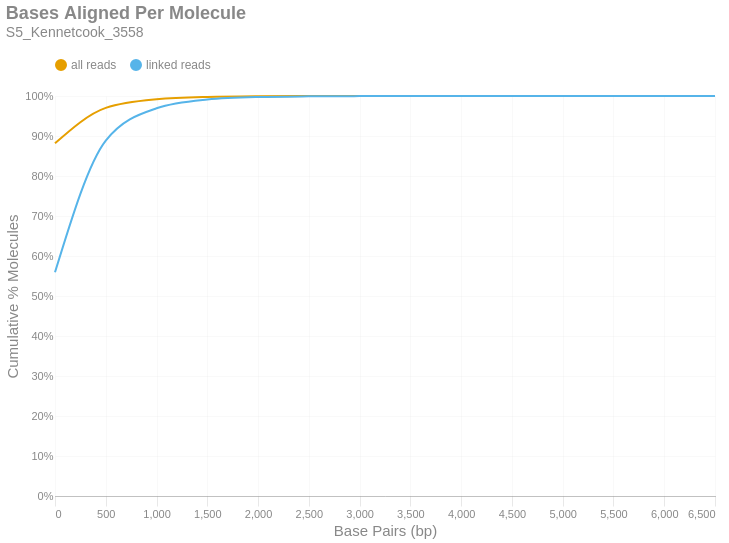

Notebook code for this chart:
### Markdown cell above
### Bases Aligned Per Molecule
This is a cumulative frequency distribution showing the number of base pairs aligned per unique molecule. These data are shown in 500 bp bins. There are two distributions: one with `all reads` (yellow) and another with only `linked reads` (blue). The percent of molecules in the `linked reads` distribution is relative to the total number of linked molecules.

### Code cell
if SKIPLR:
    print_html(f"Skipped")
else:
    binned_df = consolidated_hist(valids['aligned_bp'], mask, 500, True)
    with SafeRender(binned_df):
        (
            density_plot(binned_df, 'Bases Aligned Per Molecule', samplename, 'basesper')
            .encode(
                x=alt.X('bin:Q', title="Base Pairs (bp)").axis(tickMinStep=500).scale(padding=0),
                y=alt.Y('value:Q', title='Cumulative % Molecules')
                    .axis(format='%')
                    .scale(domain = [0,1])
                    .stack(False),
                color=alt.Color("key:N").scale(domain = ["all reads", "linked reads"]),
                tooltip = [
                    alt.Tooltip("key:N", title = "Data Type"),
                    alt.Tooltip("range_label:N", title="Bases Aligned Per Molecule"),
                    alt.Tooltip("value:Q", format = ".2%", title="% Molecules (Cum.)")
                ]
            )
        ).display()

### Figure 1 — Vega-Lite specification as saved in the notebook (floating-point values rounded to 4 significant figures)
{"width": "container", "height": 400, "config": {"title": {"anchor": "start", "dy": -15, "fontSize": 18, "color": "#888888", "subtitleColor": "#888888", "subtitleFontSize": 14}, "arc": {"fill": "#0072B2"}, "axis": {"domainColor": "#888888", "domainWidth": 0.5, "gridWidth": 0.2, "grid": false, "titleFontWeight": 400, "titleFontSize": 15, "labelFontSize": 11, "labelColor": "#888888", "tickColor": "#888888", "tickWidth": 0.2, "titleColor": "#888888"}, "axisBand": {"grid": false}, "axisX": {"grid": true, "tickSize": 10, "domainCap": "round"}, "axisY": {"domain": false, "grid": true, "tickSize": 0, "domainCap": "round"}, "background": "transparent", "header": {"labelFontSize": 15, "labelColor": "#888888", "titleFontSize": 15, "titleFontWeight": 600, "titleColor": "#888888"}, "legend": {"labelFont": "sans-serif", "labelFontSize": 12, "labelColor": "#888888", "symbolSize": 100, "symbolType": "circle", "titleFontSize": 12, "titlePadding": 10, "titleColor": "#888888", "title": null, "orient": "top"}, "range": {"category": ["#E69F00", "#56B4E9", "#009E73", "#F0E442", "#0072B2", "#D55E00", "#CC79A7", "#000000"], "diverging": ["#cfe8f3", "#a2d4ec", "#73bfe2", "#46abdb", "#1696d2", "#12719e"]}, "area": {"fill": "#0072B2", "fillOpacity": 0.7, "line": true, "strokeOpacity": 0.7}, "line": {"color": "#0072B2", "stroke": "#0072B2", "strokeWidth": 2}, "trail": {"color": "#0072B2", "stroke": "#0072B2", "strokeWidth": 0, "size": 1}, "point": {"filled": true, "fillOpacity": 1.0, "size": 95}, "text": {"color": "#888888", "fontSize": 11, "align": "right", "fontWeight": 400, "size": 11}, "bar": {"fill": "#0072B2", "stroke": null}, "view": {"stroke": null, "continuousWidth": 660, "continuousHeight": 400}}, "data": {"name": "data-c5bae0bfdc7c349b97c92fda79e5ad56"}, "mark": {"type": "line", "interpolate": "monotone", "point": {"opacity": 0, "size": 275}}, "encoding": {"color": {"field": "key", "scale": {"domain": ["all reads", "linked reads"]}, "type": "nominal"}, "tooltip": [{"field": "key", "title": "Data Type", "type": "nominal"}, {"field": "range_label", "title": "Bases Aligned Per Molecule", "type": "nominal"}, {"field": "value", "format": ".2%", "title": "% Molecules (Cum.)", "type": "quantitative"}], "x": {"axis": {"tickMinStep": 500}, "field": "bin", "scale": {"padding": 0}, "title": "Base Pairs (bp)", "type": "quantitative"}, "y": {"axis": {"format": "%"}, "field": "value", "scale": {"domain": [0, 1]}, "stack": false, "title": "Cumulative % Molecules", "type": "quantitative"}}, "params": [{"name": "param_c36ac31b6afebe62", "select": {"type": "point", "fields": ["key"]}, "bind": "legend"}], "title": {"text": "Bases Aligned Per Molecule", "subtitle": "S5_Kennetcook_3558"}, "transform": [{"fold": ["all reads (cumsum)", "linked reads (cumsum)"]}, {"calculate": "replace(datum.key, ' (cumsum)', '')", "as": "key"}, {"filter": {"param": "param_c36ac31b6afebe62"}}], "usermeta": {"embedOptions": {"downloadFileName": "S5_Kennetcook_3558.basesper"}}, "$schema": "https://vega.github.io/schema/vega-lite/v6.1.0.json", "datasets": {"data-c5bae0bfdc7c349b97c92fda79e5ad56": [{"bin": "0.0", "interval": "0.0-500.0", "all reads": 0.8817, "linked reads": 0.5593, "all reads (cumsum)": 0.8817, "linked reads (cumsum)": 0.5593, "range_label": "0-499"}, {"bin": "500.0", "interval": "500.0-1000.0", "all reads": 0.08853, "linked reads": 0.3293, "all reads (cumsum)": 0.9702, "linked reads (cumsum)": 0.8886, "range_label": "500-999"}, {"bin": "1000.0", "interval": "1000.0-1500.0", "all reads": 0.02156, "linked reads": 0.08067, "all reads (cumsum)": 0.9918, "linked reads (cumsum)": 0.9693, "range_label": "1000-1499"}, {"bin": "1500.0", "interval": "1500.0-2000.0", "all reads": 0.005849, "linked reads": 0.02189, "all reads (cumsum)": 0.9976, "linked reads (cumsum)": 0.9912, "range_label": "1500-1999"}, {"bin": "2000.0", "interval": "2000.0-2500.0", "all reads": 0.00169, "linked reads": 0.006326, "all reads (cumsum)": 0.9993, "linked reads (cumsum)": 0.9975, "range_label": "2000-2499"}, {"bin": "2500.0", "interval": "2500.0-3000.0", "all reads": 0.0004516, "linked reads": 0.00169, "all reads (cumsum)": 0.9998, "linked reads (cumsum)": 0.9992, "range_label": "2500-2999"}, {"bin": "3000.0", "interval": "3000.0-3500.0", "all reads": 0.0001423, "linked reads": 0.0005324, "all reads (cumsum)": 0.9999, "linked reads (cumsum)": 0.9997, "range_label": "3000-3499"}, {"bin": "3500.0", "interval": "3500.0-4000.0", "all reads": 5.068e-05, "linked reads": 0.0001897, "all reads (cumsum)": 1.0, "linked reads (cumsum)": 0.9999, "range_label": "3500-3999"}, {"bin": "4000.0", "interval": "4000.0-4500.0", "all reads": 1.631e-05, "linked reads": 6.104e-05, "all reads (cumsum)": 1.0, "linked reads (cumsum)": 1.0, "range_label": "4000-4499"}, {"bin": "4500.0", "interval": "4500.0-5000.0", "all reads": 5.018e-06, "linked reads": 1.878e-05, "all reads (cumsum)": 1.0, "linked reads (cumsum)": 1.0, "range_label": "4500-4999"}, {"bin": "5000.0", "interval": "5000.0-5500.0", "all reads": 3.764e-06, "linked reads": 1.409e-05, "all reads (cumsum)": 1.0, "linked reads (cumsum)": 1.0, "range_label": "5000-5499"}, {"bin": "5500.0", "interval": "5500.0-6000.0", "all reads": 5.018e-07, "linked reads": 1.878e-06, "all reads (cumsum)": 1.0, "linked reads (cumsum)": 1.0, "range_label": "5500-5999"}, {"bin": "6000.0", "interval": "6000.0-6500.0", "all reads": 5.018e-07, "linked reads": 1.878e-06, "all reads (cumsum)": 1.0, "linked reads (cumsum)": 1.0, "range_label": "6000-6499"}, {"bin": "6500.0", "interval": "6500.0-7000.0", "all reads": 2.509e-07, "linked reads": 9.39e-07, "all reads (cumsum)": 1.0, "linked reads (cumsum)": 1.0, "range_label": "6500-6999"}]}}
